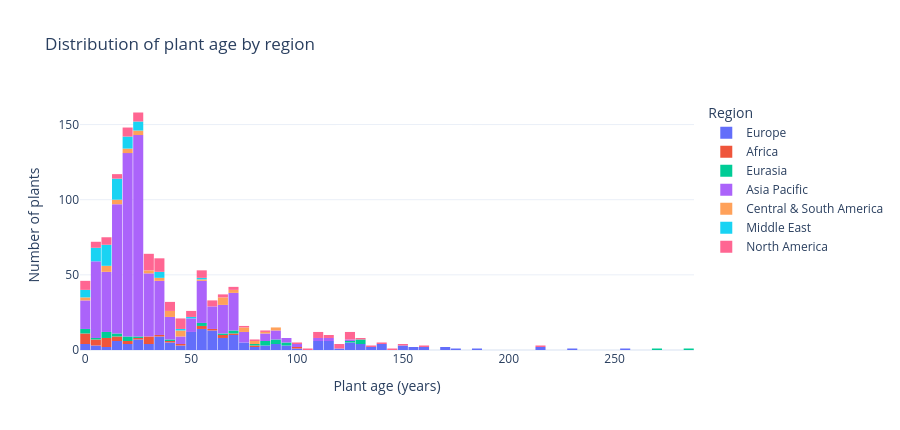

Notebook code for this chart:
### Markdown cell above
### Question 2: Statistical Summary
**Task:** Generate descriptive statistics for numerical columns.
- What is the average plant capacity? (sum relevant capacity columns in ttpa if needed, e.g. sinter / coking / pelletizing / ferronickel)
- What is the range of latitudes and longitudes? (you will likely need to parse `Coordinates` first — see Part 3 hint)
- What is the distribution of `Plant age (years)`?

### Code cell
# Display descriptive statistics
#
# Build the analysis frame first: parse coordinates, coerce the text sentinels
# ('unknown', '>0') to NaN, and aggregate unit-level capacity up to the plant.

def parse_coordinates(series: pd.Series) -> pd.DataFrame:
    """Split a 'lat, lon' text column into numeric Latitude / Longitude."""
    parts = series.astype("string").str.split(",", n=1, expand=True)
    # astype("float64") forces plain numpy floats. pandas 3 returns nullable
    # Float64 here, whose .to_numpy() yields an object array that numpy
    # ufuncs (np.radians in Part 4) cannot process.
    return pd.DataFrame({
        "Latitude": pd.to_numeric(parts[0].str.strip(), errors="coerce").astype("float64"),
        "Longitude": pd.to_numeric(parts[1].str.strip(), errors="coerce").astype("float64"),
    }, index=series.index)


def aggregate_capacity(units: pd.DataFrame) -> pd.DataFrame:
    """Sum operating crude-steel capacity per plant.

    A plant appears once per production unit. Only units that are currently
    operating count toward installed capacity, so announced / cancelled /
    retired units are excluded rather than silently summed in.
    """
    df = units.copy()
    df[CAPACITY_COL] = pd.to_numeric(df[CAPACITY_COL], errors="coerce").astype("float64")
    operating = df[df["Status"].isin(OPERATING_STATUSES)]
    return (
        operating.groupby("GEM plant ID")
        .agg(capacity_ttpa=(CAPACITY_COL, "sum"),
             n_operating_units=(CAPACITY_COL, "size"))
        .reset_index()
    )


plants = plants_raw.copy()
plants[["Latitude", "Longitude"]] = parse_coordinates(plants["Coordinates"])
plants["Plant age (years)"] = pd.to_numeric(plants["Plant age"], errors="coerce").astype("float64")

plants = plants.merge(aggregate_capacity(capacities_raw), on="GEM plant ID", how="left")
plants["n_operating_units"] = plants["n_operating_units"].fillna(0).astype(int)
plants["has_operating_capacity"] = plants["capacity_ttpa"].notna()

# Validate the parse rather than trusting it.
assert plants["Latitude"].between(-90, 90).all(), "Latitude out of range"
assert plants["Longitude"].between(-180, 180).all(), "Longitude out of range"
assert len(plants) == len(plants_raw), "Merge changed the row count"

print(f"Analysis frame: {plants.shape[0]:,} plants x {plants.shape[1]} columns")
print(f"  coordinates parsed     : {plants['Latitude'].notna().sum():,} / {len(plants):,}")
print(f"  with operating capacity: {plants['has_operating_capacity'].sum():,} "
      f"({plants['has_operating_capacity'].mean():.1%})")
print(f"  plant age known        : {plants['Plant age (years)'].notna().sum():,}\n")

summary_cols = ["capacity_ttpa", "Plant age (years)", "Latitude", "Longitude"]
display(plants[summary_cols].describe().T)

cap = plants["capacity_ttpa"]
age = plants["Plant age (years)"]
print(f"Average operating capacity : {cap.mean():,.0f} ttpa  (median {cap.median():,.0f} ttpa)")
print(f"Latitude range             : {plants['Latitude'].min():.2f} to {plants['Latitude'].max():.2f}")
print(f"Longitude range            : {plants['Longitude'].min():.2f} to {plants['Longitude'].max():.2f}")
print(f"Plant age                  : median {age.median():.0f} y, "
      f"mean {age.mean():.1f} y, max {age.max():.0f} y")

# The age distribution has a long right tail. These are not parsing errors:
# they are historic ironworks that are still operating sites, so "age" dates
# the SITE, not its current equipment.
print(f"\nPlants older than 100 years: {(age > 100).sum()} -- long-established sites, e.g.")
display(plants.nlargest(3, "Plant age (years)")[
    ["Plant name (English)", "Country/area", "Plant age (years)"]])

_oldest = plants.nlargest(1, "Plant age (years)").iloc[0]
display(Markdown(f"""
> ### 📈 Statistical summary
> | Metric | Value |
> |---|---|
> | **Average operating capacity** | **{cap.mean():,.0f} ttpa** (median {cap.median():,.0f} ttpa) |
> | Latitude range | {plants['Latitude'].min():.2f} to {plants['Latitude'].max():.2f} |
> | Longitude range | {plants['Longitude'].min():.2f} to {plants['Longitude'].max():.2f} |
> | **Plant age** | median **{age.median():.0f} y**, mean {age.mean():.1f} y, max {age.max():.0f} y |
> | Plants older than 100 years | **{(age > 100).sum()}** |
>
> The oldest tracked site is **{_oldest['Plant name (English)']}** ({_oldest['Country/area']},
> **{_oldest['Plant age (years)']:.0f} years**) -- a historic ironworks still in
> operation, so age here dates the *site*, not its current equipment.
""".strip()))

fig = px.histogram(
    plants[age.notna()], x="Plant age (years)", nbins=60, color="Region",
    title="Distribution of plant age by region",
)
fig.update_layout(height=430, bargap=0.05, yaxis_title="Number of plants")
fig.show()

### Figure 1 — Plotly figure (JSON) as saved in the notebook; plotly's stock layout.template omitted (floating-point values rounded to 4 significant figures; data arrays with more than 128 entries replaced by an {"elided": "..."} marker saying what was removed)
{"data": [{"bingroup": "x", "hovertemplate": "Region=Europe<br>Plant age (years)=%{x}<br>count=%{y}<extra></extra>", "legendgroup": "Europe", "marker": {"color": "#636efa", "pattern": {"shape": ""}}, "name": "Europe", "nbinsx": 60, "orientation": "v", "showlegend": true, "type": "histogram", "x": {"elided": "165 float values"}, "xaxis": "x", "yaxis": "y"}, {"bingroup": "x", "hovertemplate": "Region=Africa<br>Plant age (years)=%{x}<br>count=%{y}<extra></extra>", "legendgroup": "Africa", "marker": {"color": "#EF553B", "pattern": {"shape": ""}}, "name": "Africa", "nbinsx": 60, "orientation": "v", "showlegend": true, "type": "histogram", "x": [1.0, 11.0, 60.0, 1.45, 40.0, 9.0, 54.84, 28.0, 21.0, 72.38, 1.55, 2.47, 79.0, 4.0, 1.72, 28.0, 64.0, 18.0, 8.0, 8.0, 8.0, 64.0, 28.0, 32.0, 0.86, 30.0, 0.0, 37.0, 15.0, 3.0, 44.0, 5.0, 102.0, 11.0, 57.0, 26.0, 4.0, 13.0, 16.0], "xaxis": "x", "yaxis": "y"}, {"bingroup": "x", "hovertemplate": "Region=Eurasia<br>Plant age (years)=%{x}<br>count=%{y}<extra></extra>", "legendgroup": "Eurasia", "marker": {"color": "#00cc96", "pattern": {"shape": ""}}, "name": "Eurasia", "nbinsx": 60, "orientation": "v", "showlegend": true, "type": "histogram", "x": [12.0, 0.05, 84.0, 126.0, 25.0, 13.0, 0.0, 86.0, 94.0, 91.0, 10.0, 19.0, 55.0, 94.0, 83.0, 42.0, 0.0, 130.0, 92.0, 19.0, 269.0, 92.0, 13.0, 21.0, 66.0, 71.0, 6.0, 10.0, 287.0, 130.0, 12.0, 71.0, 82.0, 128.0, 56.0], "xaxis": "x", "yaxis": "y"}, {"bingroup": "x", "hovertemplate": "Region=Asia Pacific<br>Plant age (years)=%{x}<br>count=%{y}<extra></extra>", "legendgroup": "Asia Pacific", "marker": {"color": "#ab63fa", "pattern": {"shape": ""}}, "name": "Asia Pacific", "nbinsx": 60, "orientation": "v", "showlegend": true, "type": "histogram", "x": {"elided": "674 float values"}, "xaxis": "x", "yaxis": "y"}, {"bingroup": "x", "hovertemplate": "Region=Central & South America<br>Plant age (years)=%{x}<br>count=%{y}<extra></extra>", "legendgroup": "Central & South America", "marker": {"color": "#FFA15A", "pattern": {"shape": ""}}, "name": "Central & South America", "nbinsx": 60, "orientation": "v", "showlegend": true, "type": "histogram", "x": [39.0, 32.0, 77.0, 80.0, 89.0, 42.0, 89.0, 10.0, 71.0, 17.0, 43.0, 11.0, 26.68, 74.71, 80.0, 26.0, 35.23, 26.0, 28.0, 36.0, 0.97, 40.0, 55.0, 73.0, 44.0, 46.0, 20.0, 68.0, 9.0, 19.14, 64.0, 84.0, 11.0, 19.0, 65.57, 16.0, 66.0, 46.0, 63.0, 64.0, 1.0, 15.0, 38.0], "xaxis": "x", "yaxis": "y"}, {"bingroup": "x", "hovertemplate": "Region=Middle East<br>Plant age (years)=%{x}<br>count=%{y}<extra></extra>", "legendgroup": "Middle East", "marker": {"color": "#19d3f3", "pattern": {"shape": ""}}, "name": "Middle East", "nbinsx": 60, "orientation": "v", "showlegend": true, "type": "histogram", "x": [7.0, 37.0, 22.0, 9.0, 5.0, 18.0, 14.0, 14.89, 25.0, 4.0, 5.97, 5.0, 0.0, 21.0, 15.0, 9.0, 23.0, 55.0, 12.47, 14.84, 4.0, 0.3, 11.0, 14.0, 13.0, 48.0, 27.0, 12.0, 0.0, 16.0, 25.0, 25.0, 1.0, 37.0, 15.0, 36.0, 11.0, 15.0, 9.0, 20.0, 35.0, 15.0, 10.0, 6.0, 25.0, 8.0, 9.0, 13.0, 9.0, 20.0, 47.0, 8.0, 9.0, 13.0, 18.0, 17.0, 14.0, 12.0, 1.0, 19.0, 4.0, 21.0, 6.0], "xaxis": "x", "yaxis": "y"}, {"bingroup": "x", "hovertemplate": "Region=North America<br>Plant age (years)=%{x}<br>count=%{y}<extra></extra>", "legendgroup": "North America", "marker": {"color": "#FF6692", "pattern": {"shape": ""}}, "name": "North America", "nbinsx": 60, "orientation": "v", "showlegend": true, "type": "histogram", "x": [125.0, 23.0, 82.0, 1.0, 114.0, 49.29, 112.0, 8.39, 30.0, 58.0, 20.0, 35.0, 62.0, 118.0, 113.0, 216.0, 106.0, 125.0, 46.0, 102.0, 125.0, 109.0, 160.0, 6.0, 32.0, 17.0, 34.0, 52.0, 32.0, 44.0, 26.0, 1.0, 28.0, 40.0, 15.0, 30.0, 11.0, 42.0, 42.0, 45.0, 56.0, 46.0, 28.0, 61.0, 62.0, 22.0, 7.64, 33.0, 0.72, 55.0, 8.0, 23.0, 137.0, 57.0, 0.0, 109.0, 110.0, 34.0, 36.0, 30.0, 43.0, 4.0, 37.0, 57.0, 29.0, 31.0, 26.0, 34.0, 51.0, 65.0, 0.39, 13.0, 18.0, 47.0, 45.0, 122.0, 41.0, 38.0, 50.0, 145.0, 65.0, 19.0, 140.0, 126.0, 76.0, 25.0, 29.0, 30.0, 24.0, 19.0, 22.0, 71.0, 4.0, 72.0, 33.0, 83.0, 0.0, 57.0, 33.0, 10.0, 151.0, 6.0, 118.0, 131.0, 124.0, 41.0], "xaxis": "x", "yaxis": "y"}], "layout": {"bargap": 0.05, "barmode": "relative", "height": 430, "legend": {"title": {"text": "Region"}, "tracegroupgap": 0}, "title": {"text": "Distribution of plant age by region"}, "xaxis": {"anchor": "y", "domain": [0, 1], "title": {"text": "Plant age (years)"}}, "yaxis": {"anchor": "x", "domain": [0, 1], "title": {"text": "Number of plants"}}}}
